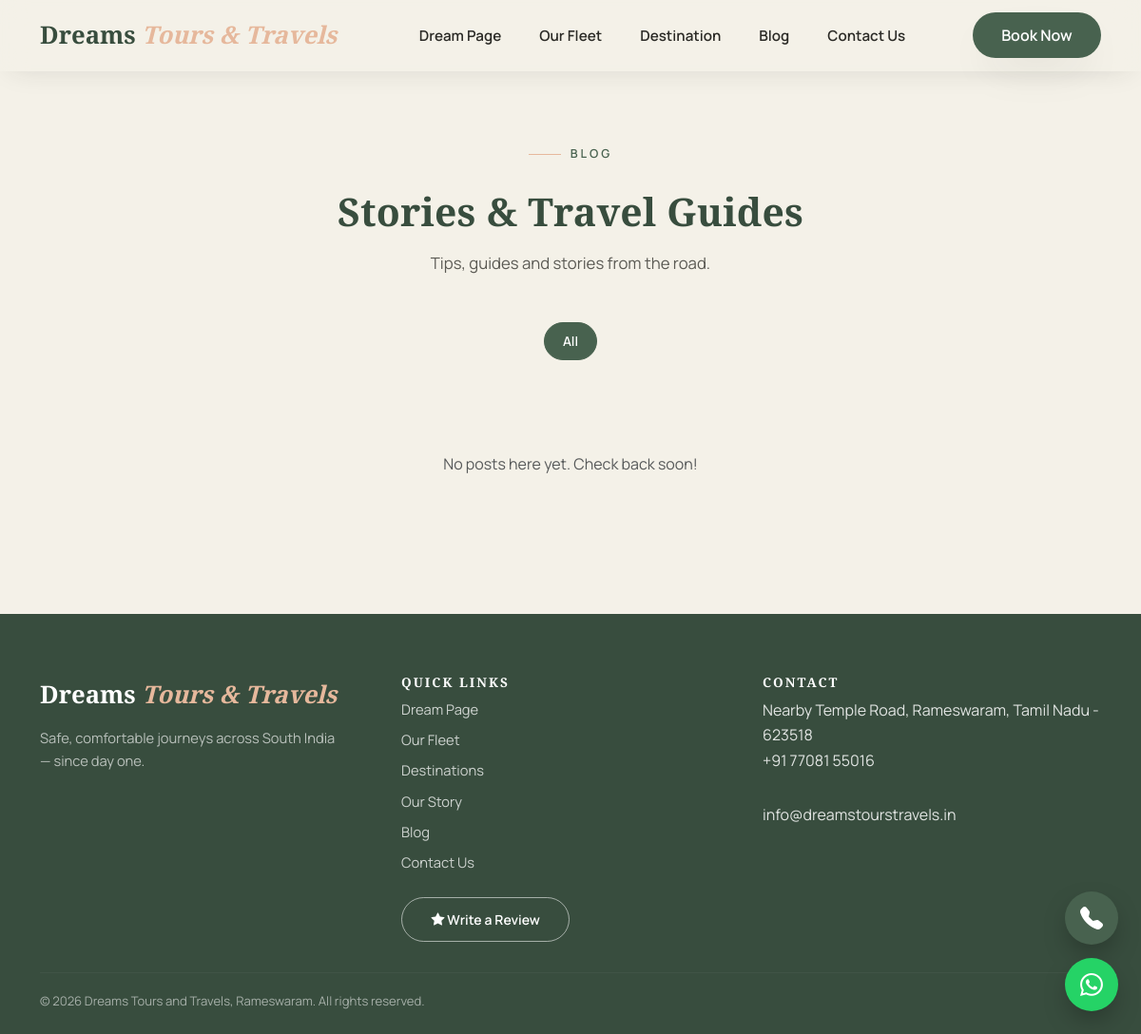
The page /blog/ on the database as committed earlier.
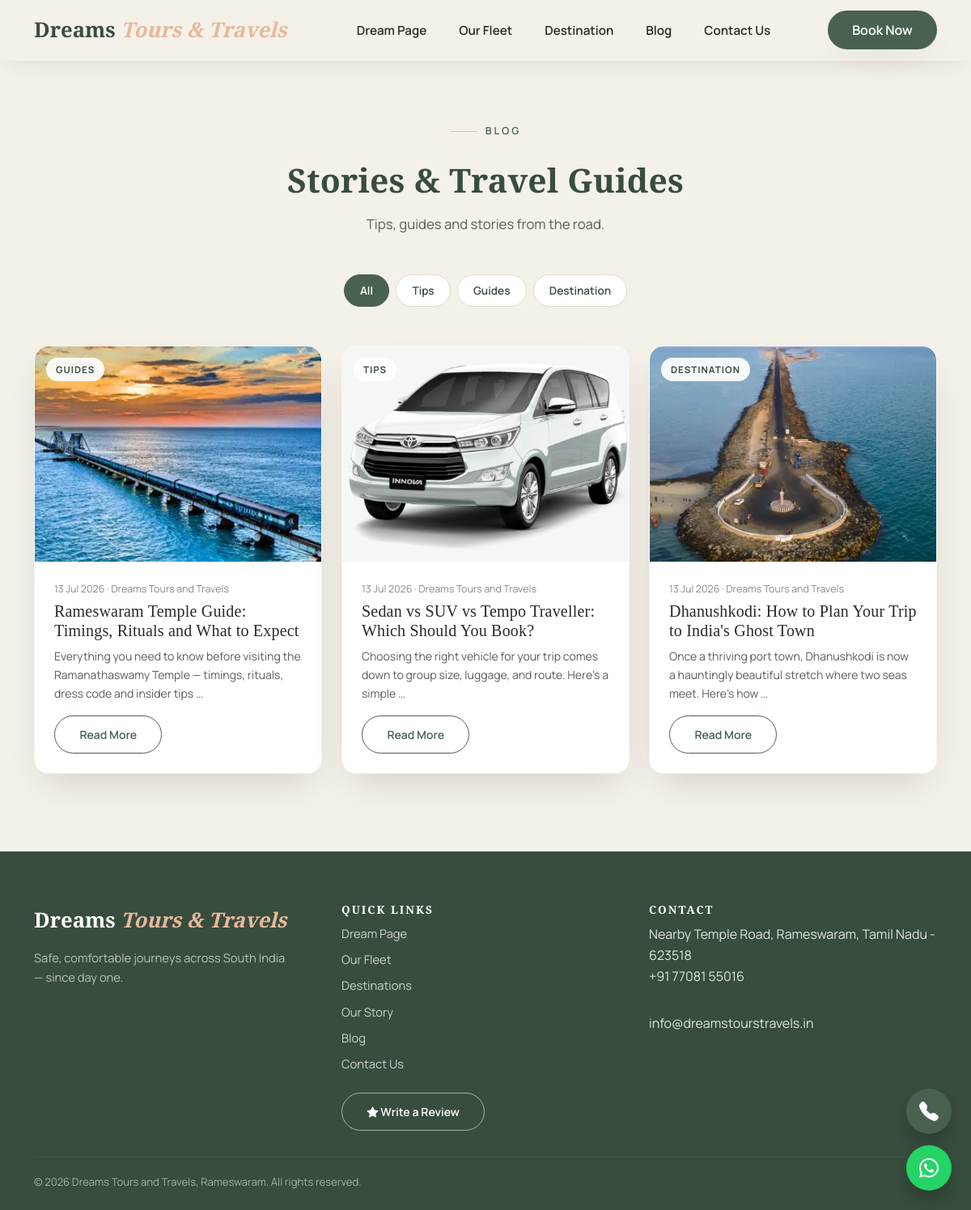
The same page on the database as committed later.
### core/models.py (models this page shows, shortened)
class TimeStampedModel(models.Model):
    created_at = models.DateTimeField(auto_now_add=True)
    updated_at = models.DateTimeField(auto_now=True)
    class Meta:
        abstract = True

class BlogCategory(TimeStampedModel):
    name = models.CharField(max_length=50, unique=True)
    slug = models.SlugField(max_length=60, unique=True, blank=True)
    display_order = models.PositiveIntegerField(default=0)
    class Meta:
        ordering = ["display_order", "name"]
        verbose_name = "Blog Category"
        verbose_name_plural = "Blog — Categories"

class BlogPost(TimeStampedModel):
    title = models.CharField(max_length=200)
    slug = models.SlugField(max_length=220, unique=True, blank=True)
    category = models.ForeignKey(
        BlogCategory, on_delete=models.SET_NULL, null=True, blank=True, related_name="posts"
    )
    featured_image = models.ImageField(upload_to="blog/", help_text="Recommended: 1200x800 WebP/JPG")
    excerpt = models.CharField(max_length=220, help_text="Short summary shown on blog cards")
    content = models.TextField(
        help_text="Full article content. Basic HTML allowed: <p>, <h2>, <strong>, <em>, <ul>/<li>, <a>, <img>"
    )
    author = models.CharField(max_length=100, default="Dreams Tours and Travels")
    published_date = models.DateField(default=timezone.now)
    is_published = models.BooleanField(default=False, help_text="Uncheck to keep this post as a draft")
    is_featured = models.BooleanField(default=False, help_text="Show on Home page (max 3 recommended)")
    meta_title = models.CharField(max_length=70, blank=True, help_text="Leave blank to auto-generate")
    meta_description = models.CharField(max_length=160, blank=True, help_text="Leave blank to auto-generate")
    display_order = models.PositiveIntegerField(default=0)
    class Meta:
        ordering = ["-published_date", "display_order"]
        verbose_name = "Blog Post"
        verbose_name_plural = "Blog — Posts"
    def get_absolute_url(self):
        return reverse("core:blog_detail", kwargs={"slug": self.slug})

### core/views.py (the view)
# urls.py: path("blog/", views.blog_list, name="blog_list"),
def blog_list(request):
    posts = BlogPost.objects.filter(is_published=True)
    category_slug = request.GET.get("category", "")
    if category_slug:
        posts = posts.filter(category__slug=category_slug)
    context = {
        "meta_title": "Travel Blog — Guides, Tips & Stories | Dreams Tours and Travels",
        "meta_description": "Travel guides, tips and stories from Dreams Tours and Travels — plan your "
                             "next trip across South India with local insights from Rameswaram.",
        "canonical_path": "/blog/",
        "posts": posts,
        "categories": BlogCategory.objects.all(),
        "active_category": category_slug,
    }
    return render(request, "core/blog_list.html", context)

### core/context_processors.py (called while the page is built)
def company_info(request):
    return {
        "COMPANY_NAME": "Dreams Tours and Travels",
        "COMPANY_PHONE": "7708155016",
        "COMPANY_PHONE_DISPLAY": "+91 77081 55016",
        "COMPANY_WHATSAPP_LINK": "https://wa.me/917708155016",
        "COMPANY_EMAIL": "info@dreamstourstravels.in",
        "COMPANY_ADDRESS_LINE1": "Nearby Temple Road",
        "COMPANY_ADDRESS_LINE2": "Rameswaram, Tamil Nadu - 623518",
        "COMPANY_CITY": "Rameswaram",
        "SITE_URL": getattr(settings, "SITE_URL", "https://www.dreamstourstravels.in"),
        "GOOGLE_MAP_EMBED": (
            "https://www.google.com/maps/embed?pb=!1m18!1m12!1m3!1d3917.0!2d79.3129!3d9.2876"
            "!2m3!1f0!2f0!3f0!3m2!1i1024!2i768!4f13.1!3m3!1m2!1s0x0%3A0x0!2sRameswaram%2C+Tamil+Nadu!5e0!3m2!1sen!2sin"
        ),
    }

### templates/core/blog_list.html
{% extends "base.html" %}
{% load static %}
{% block content %}
<section class="dt-section" style="padding-top: 9rem;">
  <div class="container">
    <div class="text-center mb-5" data-aos="fade-up">
      <p class="dt-eyebrow justify-content-center">Blog</p>
      <h1 class="dt-section-title">Stories &amp; Travel Guides</h1>
      <p class="dt-section-lede mx-auto">Tips, guides and stories from the road.</p>
    </div>
    <div class="dt-blog-pills justify-content-center mb-5" data-aos="fade-up">
      <a href="{% url 'core:blog_list' %}" class="{% if not active_category %}active{% endif %}">All</a>
      {% for cat in categories %}
      <a href="?category={{ cat.slug }}" class="{% if active_category == cat.slug %}active{% endif %}">{{ cat.name }}</a>
      {% endfor %}
    </div>
    <div class="row g-4">
      {% for post in posts %}
      <div class="col-md-6 col-lg-4" data-aos="fade-up" data-aos-delay="{{ forloop.counter0|add:'50' }}">
        <div class="dt-card">
          <div class="dt-card-img-wrap">
            {% if post.featured_image %}
            <img src="{{ post.featured_image.url }}" alt="{{ post.title }}" loading="lazy" width="400" height="300">
            {% endif %}
            {% if post.category %}
            <span class="dt-card-badge">{{ post.category.name }}</span>
            {% endif %}
          </div>
          <div class="dt-card-body">
            <p class="dt-blog-date">{{ post.published_date|date:"d M Y" }} · {{ post.author }}</p>
            <h2 class="h5 mb-2">{{ post.title }}</h2>
            <p class="small text-muted mb-3">{{ post.excerpt|truncatewords:18 }}</p>
            <a href="{{ post.get_absolute_url }}" class="btn dt-btn-outline btn-sm">Read More</a>
          </div>
        </div>
      </div>
      {% empty %}
      <div class="col-12 text-center text-muted py-5">No posts here yet. Check back soon!</div>
      {% endfor %}
    </div>
  </div>
</section>
{% endblock %}

### templates/base.html (shortened to what this page needs)
{% load static %}<!DOCTYPE html>
<html lang="en-IN">
<head>
<link rel="stylesheet" href="https://cdn.jsdelivr.net/npm/bootstrap@5.3.3/dist/css/bootstrap.min.css">
<link rel="stylesheet" href="https://cdn.jsdelivr.net/npm/bootstrap-icons@1.11.3/font/bootstrap-icons.min.css">
<link rel="stylesheet" href="https://unpkg.com/aos@2.3.4/dist/aos.css">
<link rel="stylesheet" href="{% static 'css/style.css' %}">
</head>
<body class="{% block body_class %}{% endblock %}">
<nav class="navbar navbar-expand-lg fixed-top dt-navbar" id="dtNavbar" aria-label="Primary navigation">
  <div class="container">
    <a class="navbar-brand dt-brand" href="{% url 'core:home' %}">
      Dreams <span>Tours &amp; Travels</span>
    </a>
    <div class="collapse navbar-collapse" id="dtNavCollapse">
      <ul class="navbar-nav mx-auto gap-lg-2">
        <li class="nav-item"><a class="nav-link" href="{% url 'core:home' %}">Dream Page</a></li>
        <li class="nav-item"><a class="nav-link" href="{% url 'core:fleet_list' %}">Our Fleet</a></li>
        <li class="nav-item"><a class="nav-link" href="{% url 'core:destination_list' %}">Destination</a></li>
        <li class="nav-item"><a class="nav-link" href="{% url 'core:blog_list' %}">Blog</a></li>
        <li class="nav-item"><a class="nav-link" href="{% url 'core:contact' %}">Contact Us</a></li>
      </ul>
      <a href="{% url 'core:contact' %}" class="btn dt-btn-cta d-none d-lg-inline-flex">Book Now</a>
    </div>
  </div>
</nav>
<main id="main-content">
{% block content %}{% endblock %}
</main>
<footer class="dt-footer">
  <div class="container">
    <div class="row gy-4 align-items-start">
      <div class="col-md-4">
        <a class="dt-brand dt-brand-footer" href="{% url 'core:home' %}">Dreams <span>Tours &amp; Travels</span></a>
        <p class="dt-footer-tag">Safe, comfortable journeys across South India — since day one.</p>
      </div>
      <div class="col-md-4">
        <h2 class="dt-footer-heading h6">Quick Links</h2>
        <ul class="list-unstyled dt-footer-links">
          <li><a href="{% url 'core:home' %}">Dream Page</a></li>
          <li><a href="{% url 'core:fleet_list' %}">Our Fleet</a></li>
          <li><a href="{% url 'core:destination_list' %}">Destinations</a></li>
          <li><a href="{% url 'core:story' %}">Our Story</a></li>
          <li><a href="{% url 'core:blog_list' %}">Blog</a></li>
          <li><a href="{% url 'core:contact' %}">Contact Us</a></li>
        </ul>
        <a href="https://search.google.com/local/writereview" target="_blank" rel="noopener" class="btn btn-sm dt-btn-outline mt-2">
          <i class="bi bi-star-fill" aria-hidden="true"></i> Write a Review
        </a>
      </div>
      <div class="col-md-4">
        <h2 class="dt-footer-heading h6">Contact</h2>
        <address class="dt-footer-address">
          {{ COMPANY_ADDRESS_LINE1 }}, {{ COMPANY_ADDRESS_LINE2 }}<br>
          <a href="tel:+91{{ COMPANY_PHONE }}">{{ COMPANY_PHONE_DISPLAY }}</a><br>
          <a href="mailto:{{ COMPANY_EMAIL }}">{{ COMPANY_EMAIL }}</a>
        </address>
      </div>
    </div>
    <hr class="dt-footer-divider">
    <p class="dt-copyright">&copy; {% now "Y" %} Dreams Tours and Travels, Rameswaram. All rights reserved.</p>
  </div>
</footer>
<div class="dt-fab-group">
  <a href="tel:+91{{ COMPANY_PHONE }}" class="dt-fab dt-fab-call" aria-label="Call Dreams Tours and Travels">
    <i class="bi bi-telephone-fill" aria-hidden="true"></i>
  </a>
  <a href="{{ COMPANY_WHATSAPP_LINK }}" target="_blank" rel="noopener" class="dt-fab dt-fab-whatsapp" aria-label="Chat on WhatsApp">
    <i class="bi bi-whatsapp" aria-hidden="true"></i>
  </a>
</div>
</body>
</html>

Rows that differ between the two databases and show on the page:
added BlogCategory: name "Tips"
added BlogCategory: name "Guides"
added BlogCategory: name "Destination"
added BlogPost: featured_image (picture), category.name "GUIDES", published_date "13 Jul 2026", author "Dreams Tours and Travels", title "Rameswaram Temple Guide: Timings, Rituals and What to Expect", excerpt "Everything you need to know before visiting the Ramanathaswamy Temple — timings, rituals, dress code and insider tips …"
added BlogPost: featured_image (picture), category.name "TIPS", published_date "13 Jul 2026", author "Dreams Tours and Travels", title "Sedan vs SUV vs Tempo Traveller: Which Should You Book?", excerpt "Choosing the right vehicle for your trip comes down to group size, luggage, and route. Here's a simple …"
added BlogPost: featured_image (picture), category.name "DESTINATION", published_date "13 Jul 2026", author "Dreams Tours and Travels", title "Dhanushkodi: How to Plan Your Trip to India's Ghost Town", excerpt "Once a thriving port town, Dhanushkodi is now a hauntingly beautiful stretch where two seas meet. Here's how …"
Other text that changed with them:
text no longer shown: "No posts here yet. Check back soon!"
